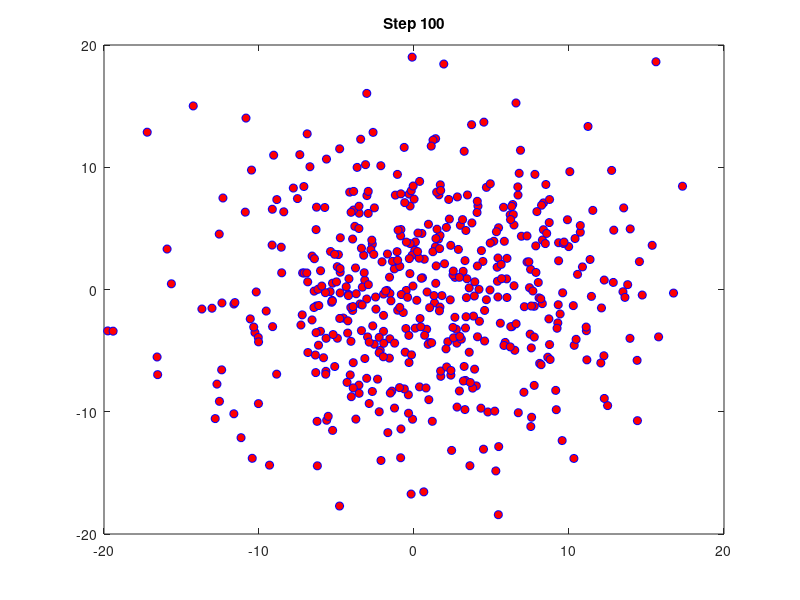

Reproduce this figure in MATLAB.
% Group project Random Walk
clear all;
close all;
clc;

for j = 1:500
    x_coordinate = 0; % initialize x-cordinate
    y_coordinate = 0; % initialize y-cordinate
    Number_Step = 100; % The number of step that the particle is moving
    Step_size = 1; % The size of step when it moves


    % Angle 
    for i = 1:Number_Step
        Angle = rand*2*pi; % random angle
        % calculate x and y coorditanes to graph
        x_coordinate = (Step_size * cos(Angle)) + x_coordinate;
        y_coordinate = (Step_size * sin(Angle)) + y_coordinate;
    end
    x = x_coordinate;
    y = y_coordinate;
    % Graph each step
    plot(x,y,'o','MarkerEdgeColor','b','MarkerFaceColor','r')
    hold on
    % Label the graph with the number of steps taken
    title(['Step ',num2str(i)])
    % Set the axes so they don't continually change
    axis([-20,20,-20,20])
    % let the graph refresh
    pause(0.1)
    % We don't need the circles if we don't want to plot them
end